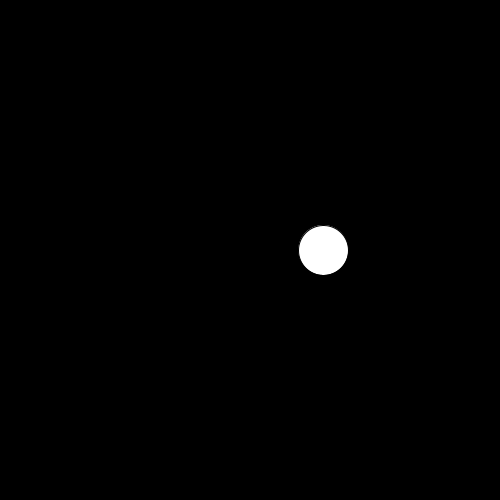
Frame 1 (no input)
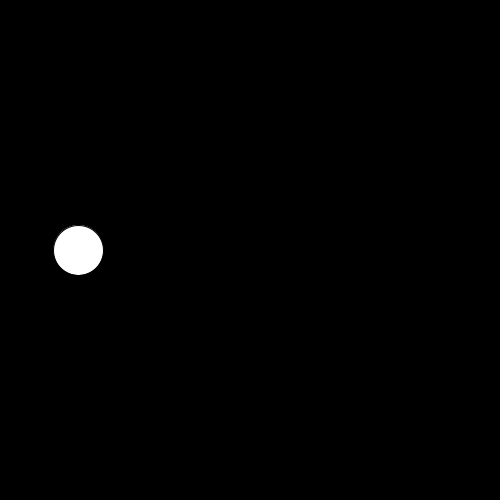
Frame 60 (the mouse pressed at the canvas centre just before this capture)
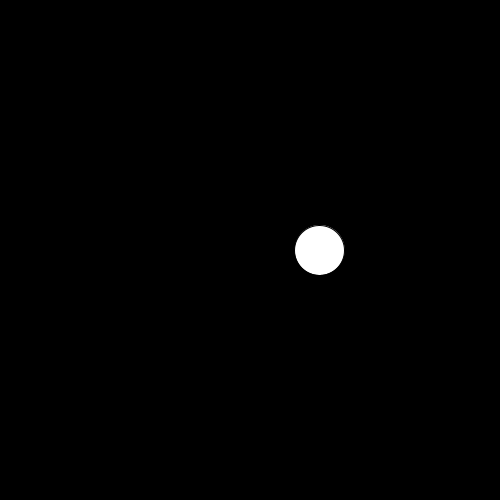
Frame 120 (the mouse held since frame 60 and released just before this capture)

The Processing sketch that drew these frames (run headless with seeded random() and noise(); from frame 60 on, the mouse is pressed at the canvas centre):

// Processing sketch: cours_02_randomBrownien
// ── cours_02_randomBrownien.pde
void setup()
{
  size(500, 500);
}

void draw()
{
  background(0);
  
  float x = random(0, width);
  ellipse(x, height/2, 50, 50);
}
